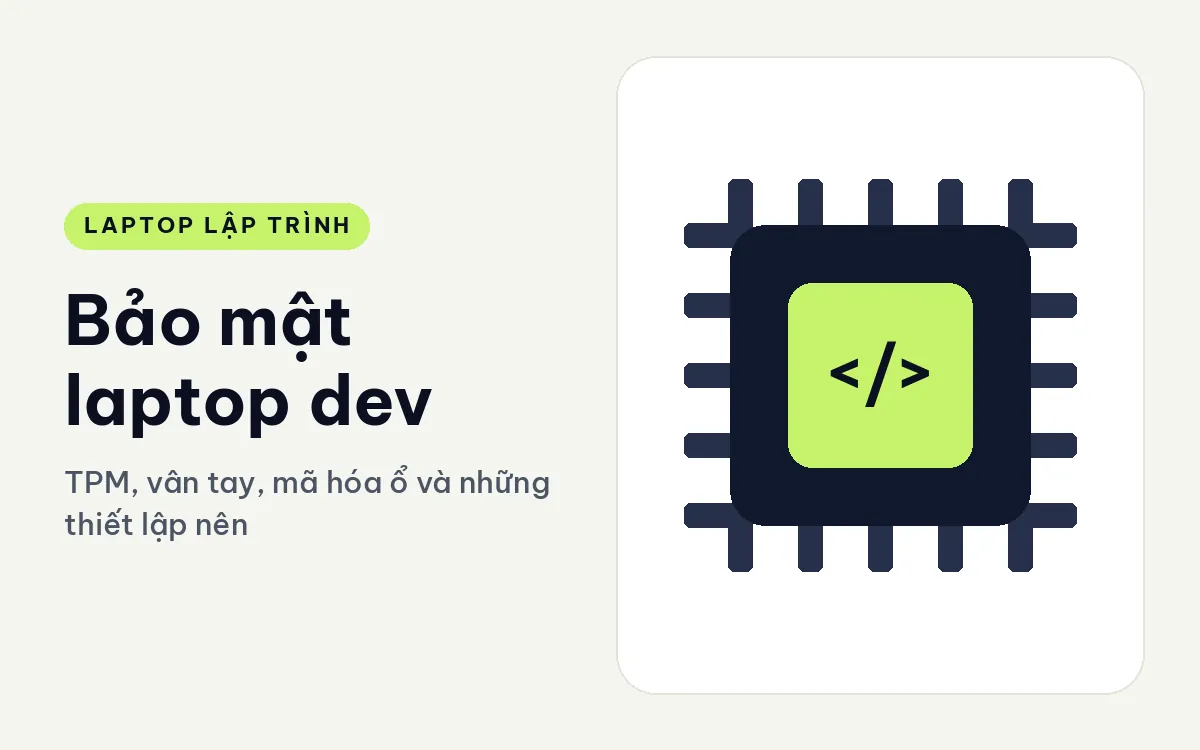
#> input picture bai-viet/bao-mat-laptop-dev-tpm-van-tay/featured.webp, 1200 x 750 px
$ python -i make_images.py   (imports and definitions only)
#> lines starting #> are read from the running program, lines starting #| are printed output that depends on the picture; after the words box and inside, x2 and y2 are one past the last pixel; in counts of white or black regions, pixels touching at a corner belong together
#> further down, picture is the input picture: PIL image 1200x750 RGB; mean R, G, B 220, 223.2, 215.8
#!/usr/bin/env python3
"""Tạo ảnh cho bài viết: featured.webp, hinh-1/2/3.webp và tools/images.json (cần Pillow + mạng).

Chạy:  python tools/make_images.py [--only <slug>] [--force]
- Mặc định bỏ qua file đã có (chạy lại không cần mạng nếu đủ file); --force làm lại.
- featured.webp 1200x750: banner nền sáng, chữ trái, ảnh máy phải (bài không có link SP: banner chữ + hình chip).
- hinh-1 = Features-01 (hoặc ảnh chính SP), hinh-3 = Features-02, hinh-2 = infographic từ <table> của bài.
- Lỗi mạng ở 1 bài chỉ bỏ qua bài đó. Chỉ nhận ảnh từ hungphatlaptop.com / static.hungphatlaptop.com.
build.py (chỉ stdlib) đọc tools/images.json để chèn ảnh + mục lục; script này KHÔNG cần cho build.
"""
import argparse
import html
import io
import json
import re
import sys
import time
import unicodedata
import urllib.request
from pathlib import Path
from urllib.parse import urlparse

from PIL import Image, ImageChops, ImageDraw, ImageFilter, ImageFont

TOOLS = Path(__file__).resolve().parent
ROOT = TOOLS.parent
POSTS_DIR = ROOT / "bai-viet"
FONT_DIR = TOOLS / "fonts"
MANIFEST = TOOLS / "images.json"
STYLE_CSS = ROOT / "style.css"

API = "https://hungphatlaptop.com/wp-json/wc/store/v1/products?slug="
UA = "Mozilla/5.0 (compatible; PriceSync/1.0)"
ALLOWED_HOSTS = {"hungphatlaptop.com", "static.hungphatlaptop.com"}
TIMEOUT = 30
MAX_DOWNLOAD = 15 * 1024 * 1024
PAUSE = 0.6

FEAT_W, FEAT_H = 1200, 750
FEAT_LIMIT = 150 * 1024
FIG_LIMIT = 200 * 1024
FIG1_W = 1000
SUB_MAX = 46
CHIP_TEXT = "LAPTOP LẬP TRÌNH"
FILES = ("featured.webp", "hinh-1.webp", "hinh-2.webp", "hinh-3.webp")

# màu lấy từ :root của style.css (do build.py sinh); dự phòng nếu thiếu
DEFAULT_COLORS = {"ink": "#0B1020", "bg": "#F4F5F0", "acc": "#C6F36B", "mut": "#4B5563",
                  "line": "#E2E5DA", "panel": "#10182C", "pline": "#26304A"}


def load_colors():
    cols = dict(DEFAULT_COLORS)
    try:
        css = STYLE_CSS.read_text(encoding="utf-8")
        m = re.search(r":root\{([^}]*)\}", css)
        for k, v in re.findall(r"--([a-z]+):(#[0-9A-Fa-f]{6})", m.group(1) if m else ""):
            cols[k] = v
    except OSError:
        pass
    return cols


COL = load_colors()
_font_cache = {}


# [5 lines left out: function font, not called in this run]


# ---------------------------------------------------------------- văn bản
def nfc(s):
    return unicodedata.normalize("NFC", s)


def strip_tags(s):
    return nfc(html.unescape(re.sub(r"<[^>]+>", "", s))).strip()


# [44 lines left out: functions wrap, short_sub, title_parts, read_article, not called in this run]


def host_ok(url):
    u = urlparse(url)
    return u.scheme == "https" and u.hostname in ALLOWED_HOSTS


# [60 lines left out: functions http_get, product_images, load_img, save_webp, not called in this run]


# ---------------------------------------------------------------- banner featured
def autocrop_white(im, pad=0):
#> called with pad = 0
    diff = ImageChops.difference(im, Image.new("RGB", im.size, "white")).convert("L").point(lambda v: 255 if v > 14 else 0)
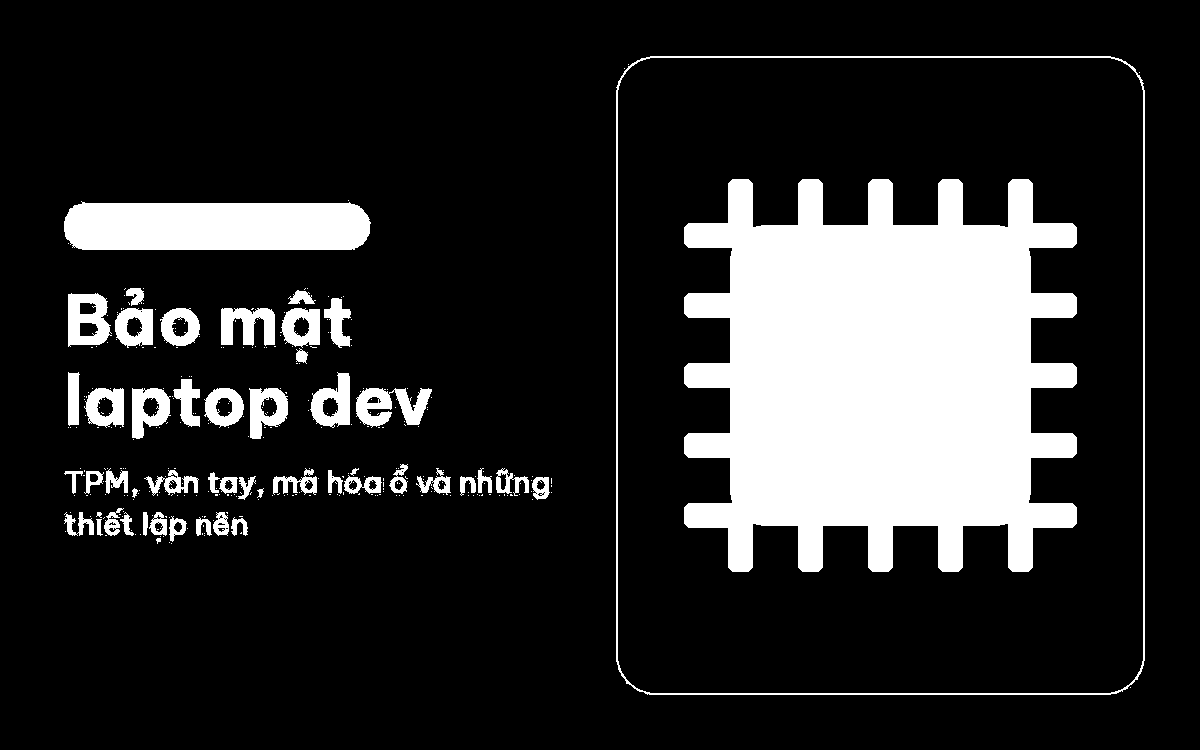
#> diff: PIL image 1200x750 L; 17.2% white; 315 white regions (264 under 20 px), largest, box (x1, y1, x2, y2) and area: (684, 179, 1077, 572) 113097, (64, 201, 371, 250) 13968, (616, 56, 1145, 695) 4559
    box = diff.getbbox()
#> box = (64, 56, 1145, 695)
    if not box:
        return im
    x0, y0, x1, y1 = box
#> x0 = 64; y0 = 56; x1 = 1145; y1 = 695
    return im.crop((max(0, x0 - pad), max(0, y0 - pad), min(im.width, x1 + pad), min(im.height, y1 + pad)))
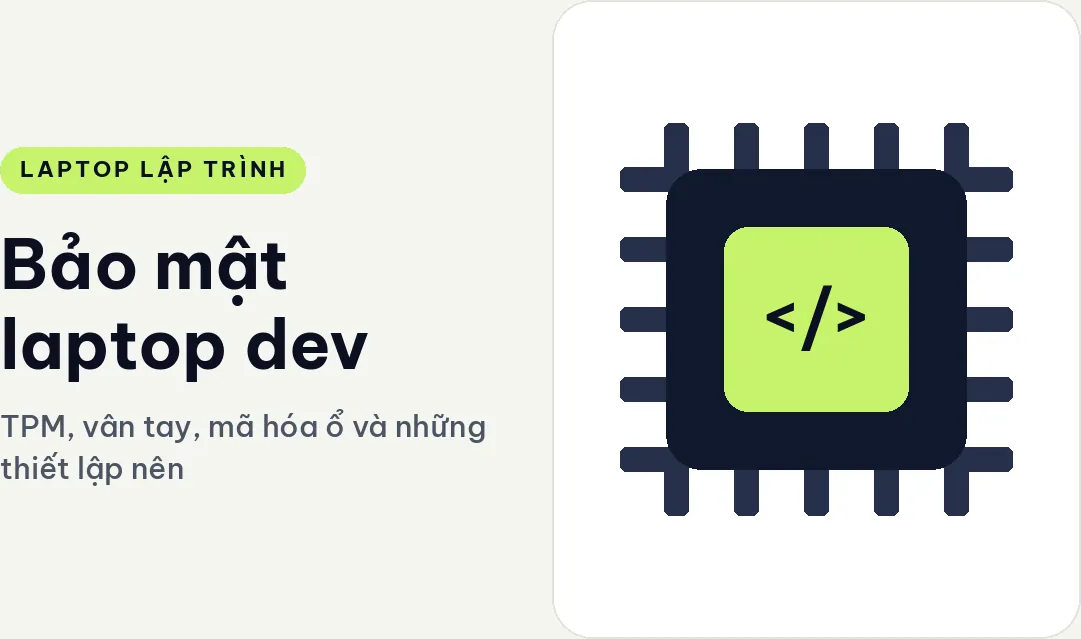
#> returned value: PIL image 1081x639 RGB; mean R, G, B 212.4, 216.7, 208.4


# [5 lines left out: function draw_chip_text, not called in this run]


def chip_width(text, f, spacing=3):
    return sum(f.getlength(c) + spacing for c in text) - spacing


# [176 lines left out: functions draw_chip_shape, make_featured, parse_table, col_widths, make_table_image, h2_before_table, not called in this run]


# ---------------------------------------------------------------- chạy từng bài
def webp_size(path):
    with Image.open(path) as im:
        return im.width, im.height


# [127 lines left out: functions process, main, not called in this run]


# [2 lines not run here, left out]

>>> from PIL import Image
>>> picture = Image.open('../bai-viet/bao-mat-laptop-dev-tpm-van-tay/featured.webp')
>>> result = autocrop_white(picture)

$ run again, on bai-viet/cpu-u-h-hx-nao-hop-build-code/hinh-2.webp
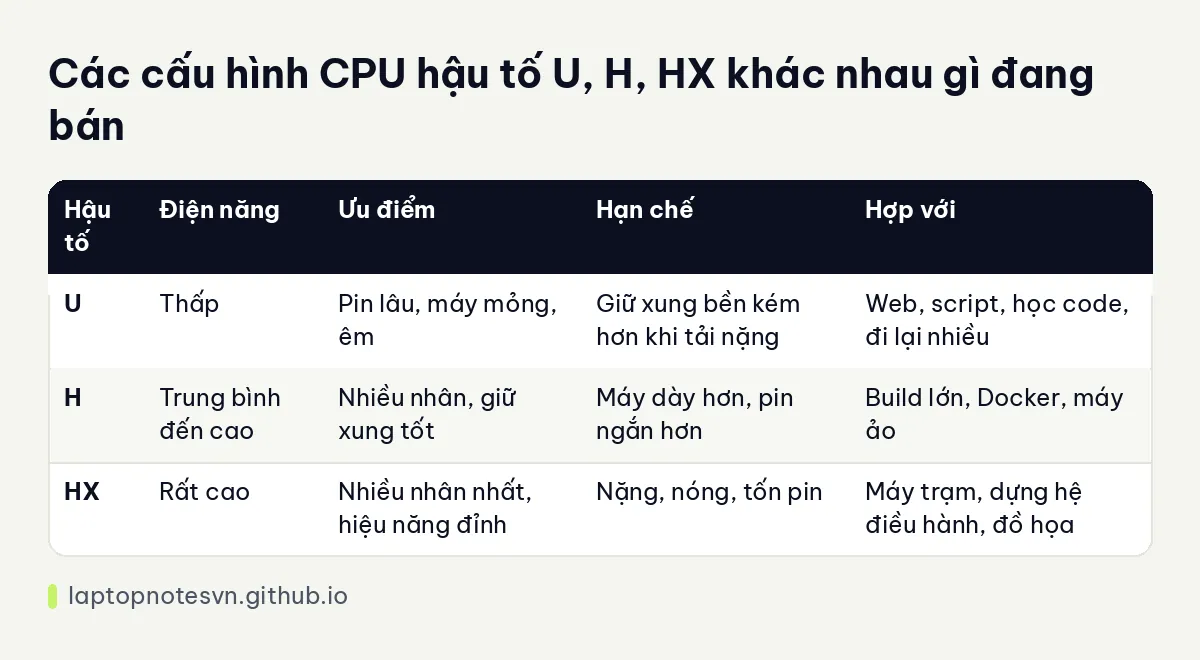
#> input picture bai-viet/cpu-u-h-hx-nao-hop-build-code/hinh-2.webp, 1200 x 660 px
#> picture is the input picture: PIL image 1200x660 RGB; mean R, G, B 208.5, 209.5, 209.1
#> in autocrop_white, `diff = ImageChops.difference(im, Image.new("RGB", im.size, "white")).c..`:
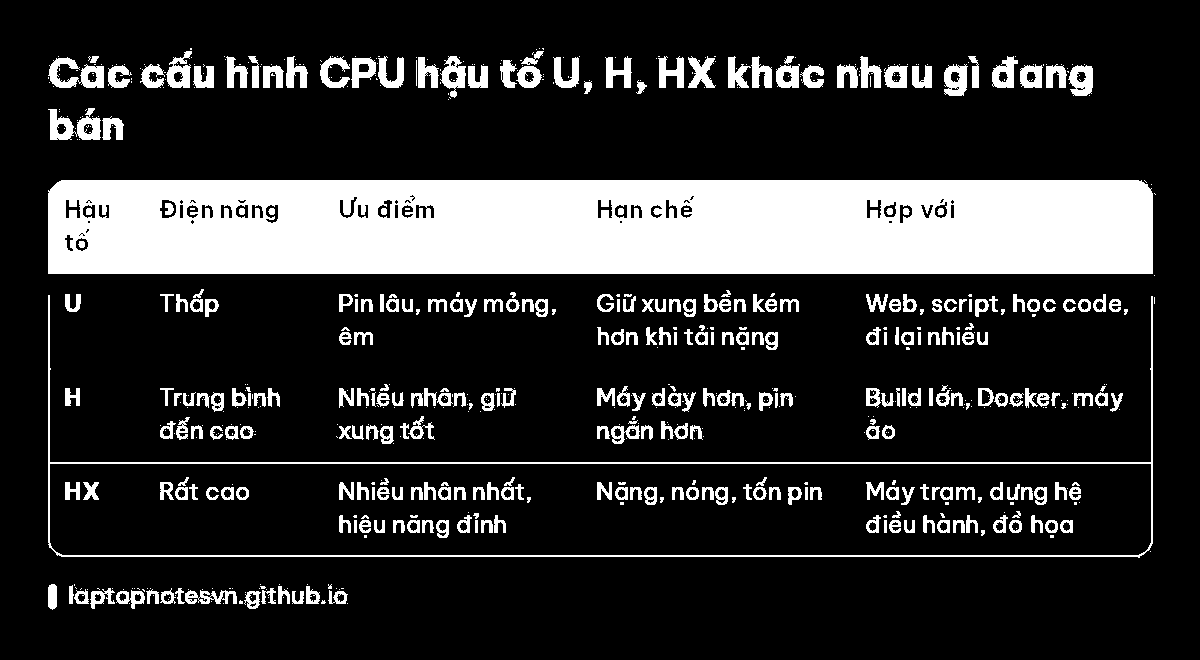
#> diff: PIL image 1200x660 L; 19% white; 723 white regions (409 under 20 px), largest, box (x1, y1, x2, y2) and area: (48, 180, 1153, 274) 100341, (48, 295, 1153, 558) 5430, (48, 108, 101, 140) 946
#> box = (48, 48, 1156, 610)
#> x0 = 48; x1 = 1156; y1 = 610
#> in autocrop_white, `return im.crop((max(0, x0 - pad), max(0, y0 - pad), min(im.width, x1 +..`:
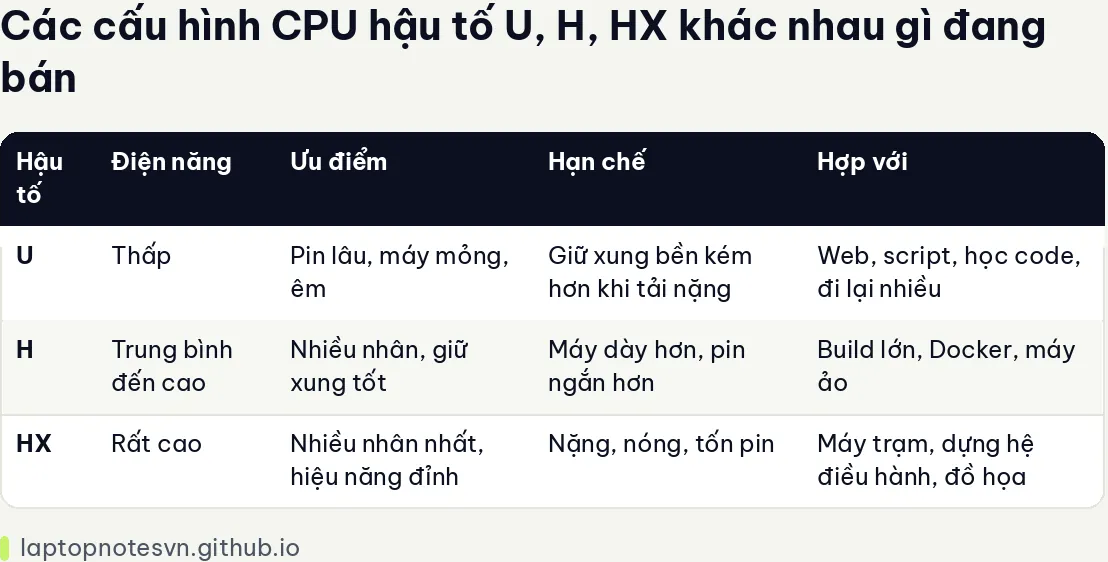
#> returned value: PIL image 1108x562 RGB; mean R, G, B 198.6, 199.8, 200.7
